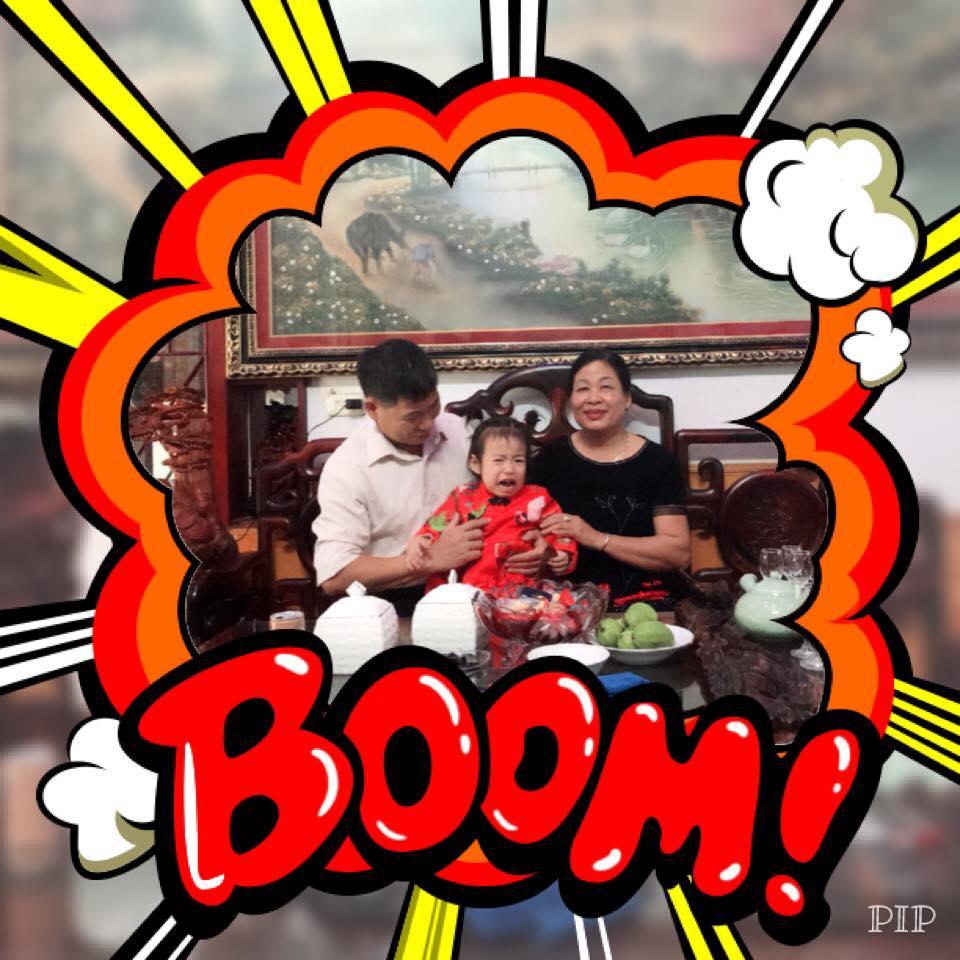
#> input picture Data/191966254_801031427485905_3863384084384378839_n.jpg, 960 x 960 px; its folder holds only this picture in this run
$ python -i skew_detect.py   (imports and definitions only)   (older library calls are emulated)
#> lines starting #> are read from the running program, lines starting #| are printed output that depends on the picture
""" Calculates skew angle """
import imghdr
import os

import matplotlib.pyplot as plt
import numpy as np
from skimage.color import rgb2gray
from skimage.feature import canny
from skimage.transform import hough_line, hough_line_peaks


class SkewDetect:

    piby4 = np.pi / 4

    def __init__(
        self,
        input_file=None,
        batch_path=None,
        output_file=None,
        sigma=3.0,
        display_output=None,
        num_peaks=20,
        plot_hough=None
    ):

        self.sigma = sigma
        self.input_file = input_file
        self.batch_path = batch_path
        self.output_file = output_file
        self.display_output = display_output
        self.num_peaks = num_peaks
        self.plot_hough = plot_hough

    # [5 lines left out: function write_to_file, not called in this run]

    def get_max_freq_elem(self, arr):

        max_arr = []
        freqs = {}
        for i in arr:
            if i in freqs:
                freqs[i] += 1
            else:
                freqs[i] = 1

        sorted_keys = sorted(freqs, key=freqs.get, reverse=True)
        max_freq = freqs[sorted_keys[0]]

        for k in sorted_keys:
            if freqs[k] == max_freq:
                max_arr.append(k)

        return max_arr

    # [8 lines left out: function display_hough, not called in this run]

    def compare_sum(self, value):
        if value >= 44 and value <= 46:
            return True
        else:
            return False

    # [4 lines left out: function display, not called in this run]

    def calculate_deviation(self, angle):
        angle_in_degrees = np.abs(angle)
        deviation = np.abs(SkewDetect.piby4 - angle_in_degrees)

        return deviation

    # [29 lines left out: functions run, check_path, not called in this run]

    def process_single_file(self,img):

        # file_path = self.check_path(self.input_file)
        res = self.determine_skew(img)

        if self.output_file:
            output_path = self.check_path(self.output_file)
            wfile = open(output_path, 'w')
            self.write_to_file(wfile, res)
            wfile.close()

        return res

    # [24 lines left out: function batch_process, not called in this run]

    def determine_skew(self, img_file):
        img = rgb2gray(img_file)
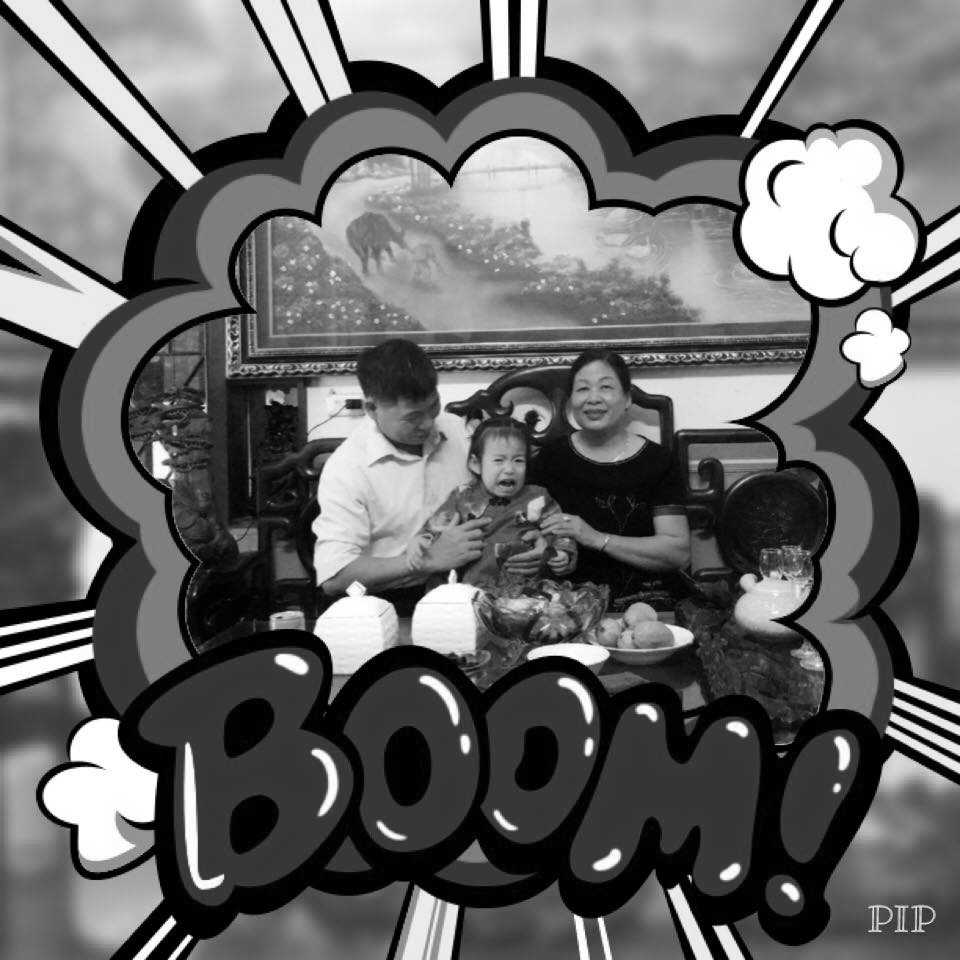
#> img: shape (960, 960) float64; min 0, max 1, mean 0.411
        # img = io.imread(img_file, as_grey=True)
        edges = canny(img, sigma=self.sigma)
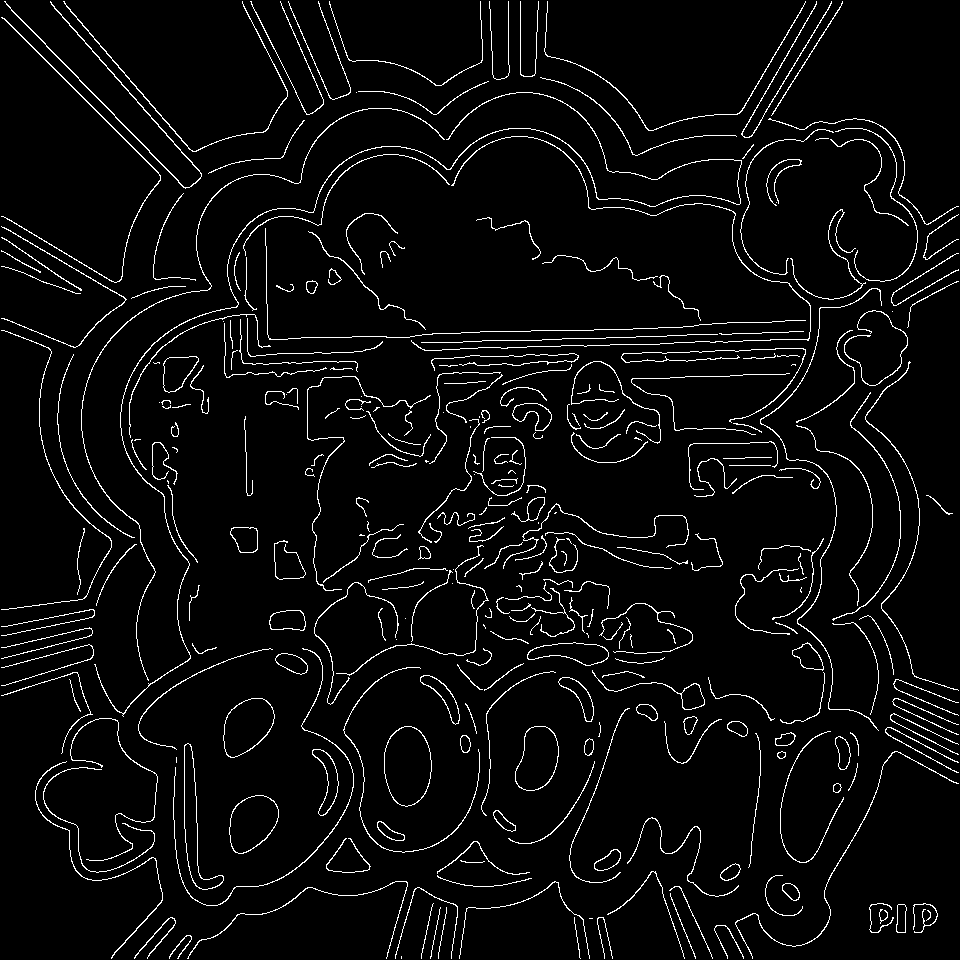
#> edges: shape (960, 960) bool; 4.4% white in thin lines or dots
        h, a, d = hough_line(edges)
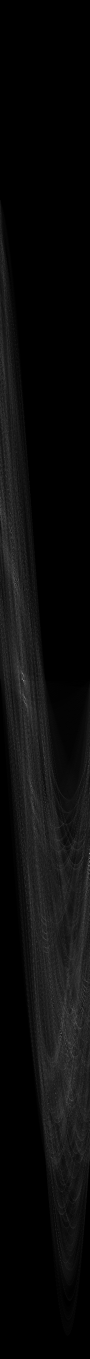
#> h: shape (2717, 180) uint64 (shown at 1/2 size); min 0, max 326, mean 15; drawn with min black and max white
#> a = 180 values from -1.57 to 1.55; d = 2717 values from -1358 to 1358
        _, ap, _ = hough_line_peaks(h, a, d, num_peaks=self.num_peaks)
#> ap = [-0.768, -0.785, 1.54, -0.716, 1.54, 0.559]
        ## error here
        if len(ap) == 0:
            return {"Image File": img_file, "Message": "Bad Quality","Estimated Angle":0}

        absolute_deviations = [self.calculate_deviation(k) for k in ap]
#> absolute_deviations = [0.0175, 0, 0.75, 0.0698, 0.75, 0.227]
        average_deviation = np.mean(np.rad2deg(absolute_deviations))
#> average_deviation = 17.33
        ap_deg = [np.rad2deg(x) for x in ap]
#> ap_deg = [-44, -45, 88, -41, 88, 32]

        bin_0_45 = []
        bin_45_90 = []
        bin_0_45n = []
        bin_45_90n = []

        for ang in ap_deg:

            deviation_sum = int(90 - ang + average_deviation)
            if self.compare_sum(deviation_sum):
                bin_45_90.append(ang)
                continue

            deviation_sum = int(ang + average_deviation)
            if self.compare_sum(deviation_sum):
                bin_0_45.append(ang)
                continue

            deviation_sum = int(-ang + average_deviation)
            if self.compare_sum(deviation_sum):
                bin_0_45n.append(ang)
                continue

            deviation_sum = int(90 + ang + average_deviation)
            if self.compare_sum(deviation_sum):
                bin_45_90n.append(ang)
#> this loop made 6 passes
#> ang on passes 1 to 6: -44, -45, 88, -41, 88, 32
#> after the loop, bin_0_45 = []; bin_0_45n = []; bin_45_90 = []; bin_45_90n = []

        angles = [bin_0_45, bin_45_90, bin_0_45n, bin_45_90n]
#> angles = [[], [], [], []]
        lmax = 0

        for j in range(len(angles)):
            l = len(angles[j])
            if l > lmax:
                lmax = l
                maxi = j
#> this loop made 4 passes
#> after the loop, lmax = 0

        if lmax:
            ans_arr = self.get_max_freq_elem(angles[maxi])
            ans_res = np.mean(ans_arr)

        else:
            ans_arr = self.get_max_freq_elem(ap_deg)
#> the loop in get_max_freq_elem, `for i in arr:` made 6 passes
#> i on passes 1 to 6: -44, -45, 88, -41, 88, 32
#> after the loop in get_max_freq_elem, `for i in arr:`: freqs = {-44: 1, -45: 1, 88: 2, -41: 1, 32: 1}
#> in get_max_freq_elem, `sorted_keys = sorted(freqs, key=freqs.get, reverse=True)`: sorted_keys = [88, -44, -45, -41, 32]
#> in get_max_freq_elem, `max_freq = freqs[sorted_keys[0]]`: max_freq = 2
#> the loop in get_max_freq_elem, `for k in sorted_keys:` made 5 passes
#> after the loop in get_max_freq_elem, `for k in sorted_keys:`: max_arr = [88]
#> ans_arr = [88]
            ans_res = np.mean(ans_arr)
#> ans_res = 88

        data = {
            "Image File": img_file,
            "Average Deviation from pi/4": average_deviation,
            "Estimated Angle": ans_res,
            "Angle bins": angles}

        if self.display_output:
            self.display(data)

        if self.plot_hough:
            self.display_hough(h, a, d)
        return data

>>> import cv2
>>> picture = cv2.cvtColor(cv2.imread('../../Data/191966254_801031427485905_3863384084384378839_n.jpg'), cv2.COLOR_BGR2RGB)
>>> result = SkewDetect().process_single_file(picture)
#> in process_single_file, `res = self.determine_skew(img)`: res = 4 items
#> result = 4 items
